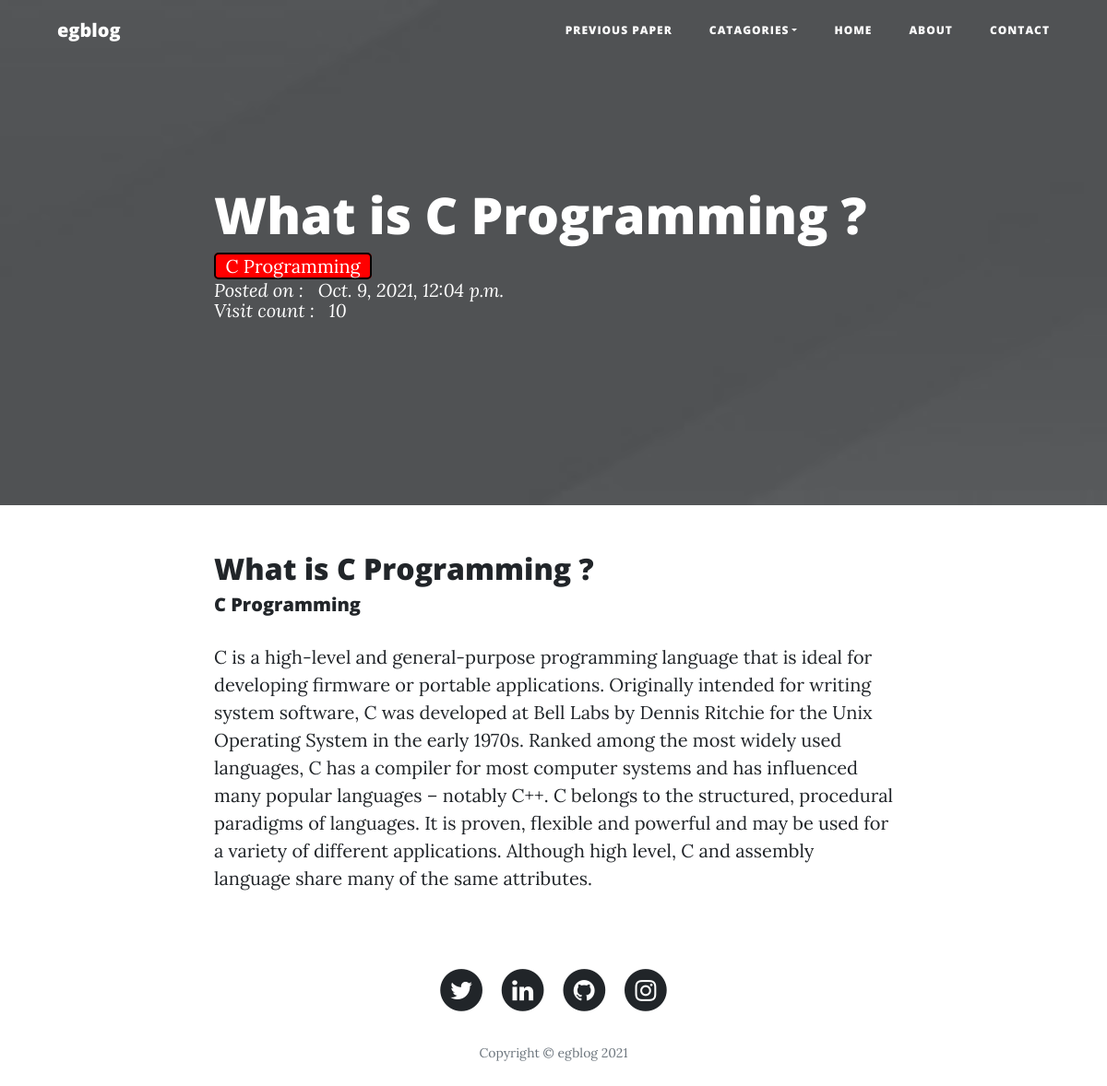
Before: /post/what-is-c-programming with the older database file.
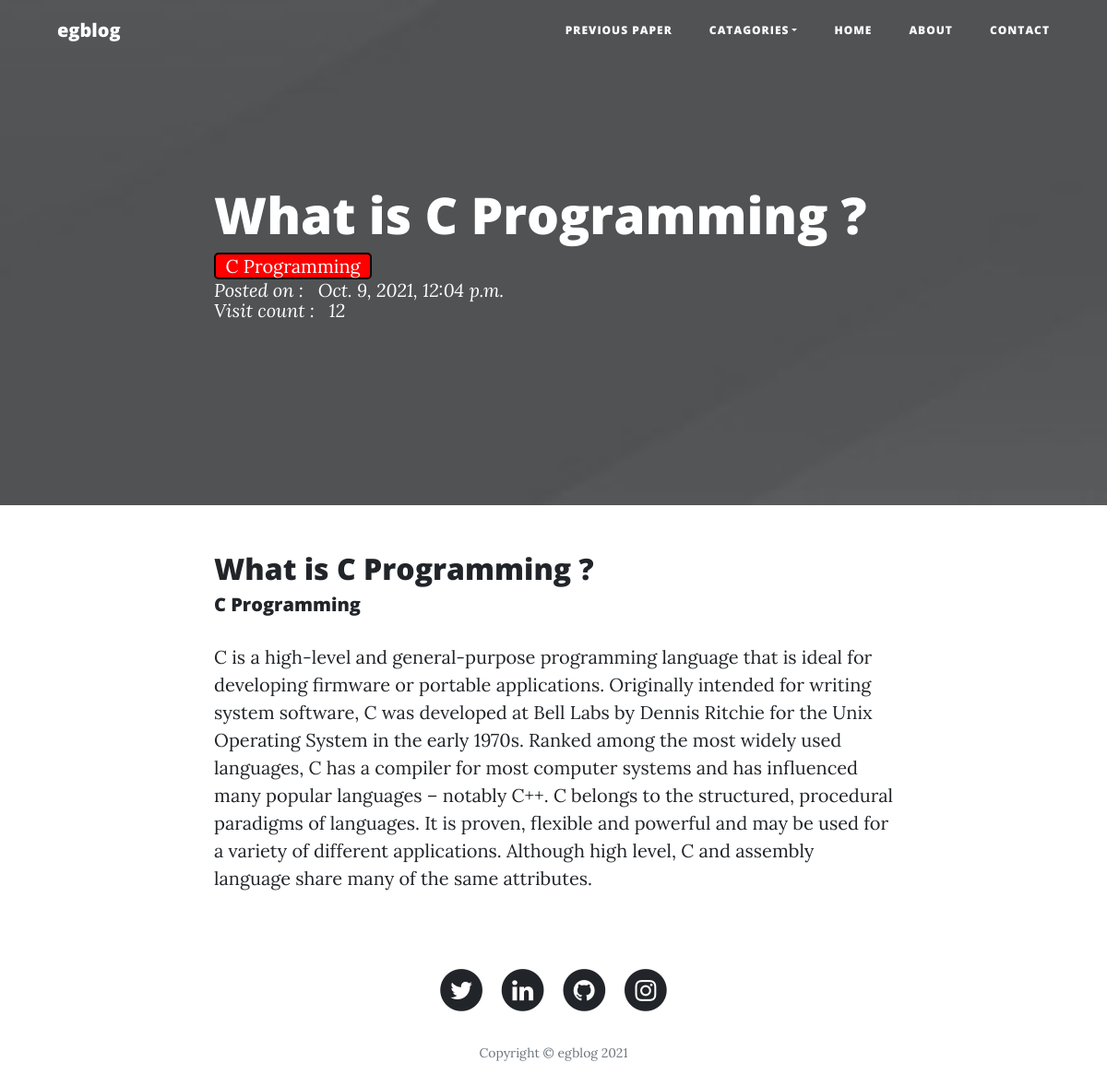
After: the same page with the newer database file.
### blog/models.py (models this page shows, shortened)
class Post(models.Model):
    post_id = models.AutoField(primary_key=True)
    title = models.CharField(max_length=256)
    content = HTMLField()
    url = models.CharField(max_length=200)
    cat = models.ForeignKey(Category, on_delete=models.CASCADE)
    image = models.ImageField(upload_to='post/')
    add_date = models.DateTimeField(auto_now_add=True, null=True)
    count_visitor = models.IntegerField(default=1, null=True, blank=True)

class Category(models.Model):
    cat_id = models.AutoField(primary_key=True)
    title = models.CharField(max_length=256)
    description = models.TextField()
    url = models.CharField(max_length=200)
    image = models.ImageField(upload_to='category/')
    add_date = models.DateTimeField(auto_now_add=True, null=True)

### blog/views.py (the view)
# urls.py: path('post/<slug:url>', views.post),
def post(request, url):
    post = Post.objects.get(url=url)
    cats = Category.objects.all()
    count_visitors = Post.objects.get(url=url)
    count_visitors.count_visitor = count_visitors.count_visitor + 1
    count_visitors.save()
    data = {
        'post': post,
        'cats': cats,
    }
    return render(request, 'blog/post.html', data)

### templates/blog/post.html (shortened to what this page needs)
{% extends 'blog/comman.html' %}
{% load static %}
{% block body %}
<header class="masthead" style="background-image:url('{% static 'img/post-bg.jpg' %}');">
    <div class="overlay"></div>
    <div class="container">
        <div class="row">
            <div class="col-md-10 col-lg-8 mx-auto position-relative">
                <div class="post-heading">
                    <h1>{{post.title}}</h1>
                    <span style="border: 2px solid black;border-radius: 5px;background-color:red;">&nbsp;&nbsp;{{post.cat.title}}&nbsp;&nbsp;</span>
                    <br>
                    <span class="meta">Posted on : &nbsp; {{post.add_date}}</span>
                    <span class="meta">Visit count : &nbsp; {{post.count_visitor}}</span>
               </div>
            </div>
        </div>
    </div>
</header>
<article>
    <div class="container">
        <div class="row">
            <div class="col-md-10 col-lg-8 mx-auto">
                <h2>{{post.title}}</h2>
                <h5>{{post.cat.title}}</h5>
                <p>{{post.content | safe}}</p>
            </div>
        </div>
    </div>
</article>
{% endblock body %}

Changed rows visible on the page:
changed Post "What is C Programming ?": count_visitor "10" → "12"
